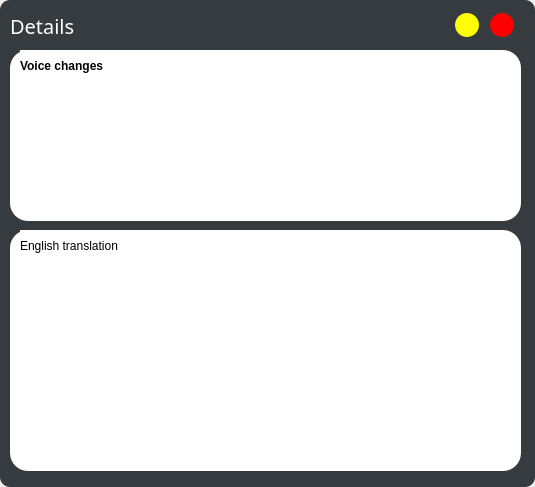
<?xml version="1.0" encoding="UTF-8"?>
<ui version="4.0">
 <class>Dialog</class>
 <widget class="QDialog" name="Dialog">
  <property name="geometry">
   <rect>
    <x>0</x>
    <y>0</y>
    <width>535</width>
    <height>487</height>
   </rect>
  </property>
  <property name="windowTitle">
   <string>more_infos</string>
  </property>
  <property name="windowIcon">
   <iconset resource="../RCC/res.qrc">
    <normaloff>:/windows/Text.png</normaloff>:/windows/Text.png</iconset>
  </property>
  <property name="styleSheet">
   <string notr="true"/>
  </property>
  <widget class="QWidget" name="widget" native="true">
   <property name="geometry">
    <rect>
     <x>10</x>
     <y>50</y>
     <width>511</width>
     <height>171</height>
    </rect>
   </property>
   <property name="font">
    <font>
     <weight>75</weight>
     <bold>true</bold>
    </font>
   </property>
   <property name="styleSheet">
    <string notr="true">background-color: rgb(255, 255, 255);
border-radius: 18px</string>
   </property>
   <widget class="QTextBrowser" name="textBrowser_ex">
    <property name="geometry">
     <rect>
      <x>10</x>
      <y>30</y>
      <width>491</width>
      <height>141</height>
     </rect>
    </property>
    <property name="html">
     <string>&lt;!DOCTYPE HTML PUBLIC &quot;-//W3C//DTD HTML 4.0//EN&quot; &quot;http://www.w3.org/TR/REC-html40/strict.dtd&quot;&gt;
&lt;html&gt;&lt;head&gt;&lt;meta name=&quot;qrichtext&quot; content=&quot;1&quot; /&gt;&lt;style type=&quot;text/css&quot;&gt;
p, li { white-space: pre-wrap; }
&lt;/style&gt;&lt;/head&gt;&lt;body style=&quot; font-family:'SimSun'; font-size:9pt; font-weight:400; font-style:normal;&quot;&gt;
&lt;p style=&quot;-qt-paragraph-type:empty; margin-top:0px; margin-bottom:0px; margin-left:0px; margin-right:0px; -qt-block-indent:0; text-indent:0px;&quot;&gt;&lt;br /&gt;&lt;/p&gt;&lt;/body&gt;&lt;/html&gt;</string>
    </property>
   </widget>
   <widget class="QLabel" name="label_voics">
    <property name="geometry">
     <rect>
      <x>10</x>
      <y>0</y>
      <width>161</width>
      <height>31</height>
     </rect>
    </property>
    <property name="styleSheet">
     <string notr="true"/>
    </property>
    <property name="text">
     <string>Voice changes</string>
    </property>
   </widget>
   <zorder>label_voics</zorder>
   <zorder>textBrowser_ex</zorder>
  </widget>
  <widget class="QWidget" name="widget_2" native="true">
   <property name="geometry">
    <rect>
     <x>10</x>
     <y>230</y>
     <width>511</width>
     <height>241</height>
    </rect>
   </property>
   <property name="styleSheet">
    <string notr="true">background-color: rgb(255, 255, 255);
border-radius: 18px</string>
   </property>
   <widget class="QLabel" name="label_trs">
    <property name="geometry">
     <rect>
      <x>10</x>
      <y>0</y>
      <width>231</width>
      <height>31</height>
     </rect>
    </property>
    <property name="styleSheet">
     <string notr="true"/>
    </property>
    <property name="text">
     <string>English translation</string>
    </property>
   </widget>
   <widget class="QTextBrowser" name="english_tr">
    <property name="geometry">
     <rect>
      <x>10</x>
      <y>30</y>
      <width>491</width>
      <height>211</height>
     </rect>
    </property>
   </widget>
  </widget>
  <widget class="QWidget" name="layoutWidget">
   <property name="geometry">
    <rect>
     <x>450</x>
     <y>10</y>
     <width>71</width>
     <height>31</height>
    </rect>
   </property>
   <layout class="QHBoxLayout" name="WindowsTitle">
    <item>
     <widget class="QPushButton" name="small">
      <property name="minimumSize">
       <size>
        <width>24</width>
        <height>24</height>
       </size>
      </property>
      <property name="maximumSize">
       <size>
        <width>24</width>
        <height>24</height>
       </size>
      </property>
      <property name="styleSheet">
       <string notr="true">border-radius:12;
background-color: yellow;</string>
      </property>
      <property name="text">
       <string/>
      </property>
     </widget>
    </item>
    <item>
     <widget class="QPushButton" name="exit">
      <property name="minimumSize">
       <size>
        <width>24</width>
        <height>24</height>
       </size>
      </property>
      <property name="maximumSize">
       <size>
        <width>24</width>
        <height>24</height>
       </size>
      </property>
      <property name="styleSheet">
       <string notr="true">border-radius:12;
background-color: red;</string>
      </property>
      <property name="text">
       <string/>
      </property>
      <property name="shortcut">
       <string>Esc</string>
      </property>
     </widget>
    </item>
   </layout>
  </widget>
  <widget class="QLabel" name="Background">
   <property name="geometry">
    <rect>
     <x>0</x>
     <y>0</y>
     <width>535</width>
     <height>487</height>
    </rect>
   </property>
   <property name="styleSheet">
    <string notr="true">background-color:#363b40;
border-radius:10px;</string>
   </property>
   <property name="text">
    <string/>
   </property>
  </widget>
  <widget class="QLabel" name="label_4">
   <property name="geometry">
    <rect>
     <x>10</x>
     <y>10</y>
     <width>91</width>
     <height>31</height>
    </rect>
   </property>
   <property name="font">
    <font>
     <family>阿里巴巴普惠体 R</family>
     <pointsize>15</pointsize>
    </font>
   </property>
   <property name="styleSheet">
    <string notr="true">color: rgb(255, 255, 255);</string>
   </property>
   <property name="text">
    <string>Details</string>
   </property>
  </widget>
  <zorder>Background</zorder>
  <zorder>widget</zorder>
  <zorder>widget_2</zorder>
  <zorder>layoutWidget</zorder>
  <zorder>label_4</zorder>
 </widget>
 <resources>
  <include location="../RCC/res.qrc"/>
 </resources>
 <connections/>
</ui>
